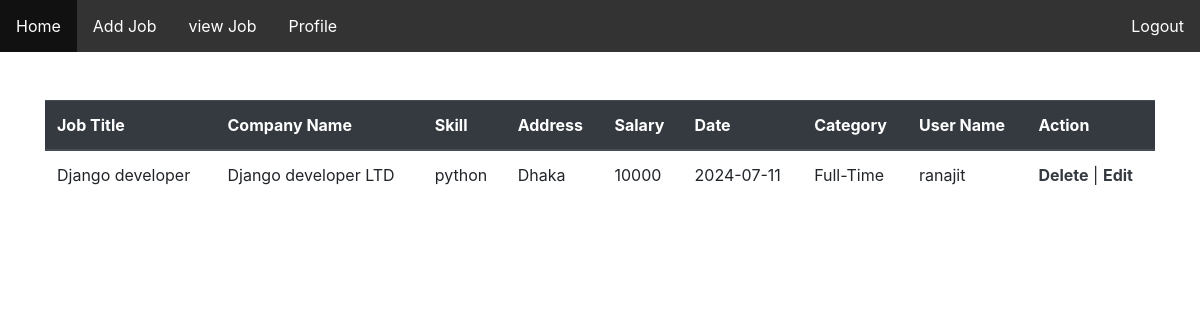
/view_job/ (signed in), run on the app's committed database.
### jobApp/models.py (models this page shows)
class add_job(models.Model):
    job_title=models.CharField(max_length=100, null=True)
    company_name=models.CharField(max_length=100, null=True)
    company_des=models.CharField(max_length=100, null=True)
    job_des=models.CharField(max_length=100, null=True)
    address=models.CharField(max_length=100, null=True)
    qualification=models.CharField(max_length=100, null=True)
    salary=models.CharField(max_length=100, null=True)
    date_line=models.CharField(max_length=100, null=True)
    designation=models.CharField(max_length=100, null=True)
    experience=models.CharField(max_length=100, null=True)
    skill=models.CharField(max_length=100, null=True)
    nop=models.CharField(max_length=100, null=True)
    category=models.CharField(max_length=100, null=True)
    created_by=models.ForeignKey(Custom_User, on_delete=models.CASCADE, null=True)

class Custom_User(AbstractUser):
    USER=[
        ('recruiter', 'Recruter'), ('jobseeker', 'JobSeeker')
    ]
    display_name=models.CharField(max_length=100, null=True)
    user_type=models.CharField(choices=USER, max_length=100, null=True)
    dob=models.CharField(max_length=100, null=True)
    blood=models.CharField(max_length=100, null=True)
    gender=models.CharField(max_length=100, null=True)
    image=models.ImageField(upload_to="static/media", null=True)

### jobApp/views.py (the view)
# urls.py: path('view_job/', view_job, name='view_job'),
@login_required
def view_job(request):
    get_job = add_job.objects.filter(created_by = request.user)
    return render(request, 'view_job.html', {'row' : get_job})

### jobApp/templates/view_job.html (shortened to what this page needs)
{% extends "base.html" %}
{% block content %}
<!DOCTYPE html>
<html lang="en">
<head>
    <link rel="stylesheet" href="https://stackpath.bootstrapcdn.com/bootstrap/4.5.2/css/bootstrap.min.css">
</head>
<body>
  <div class="container mt-5">
    <table class="table">
      <thead class="thead-dark">
        <tr>
          <th scope="col">Job Title</th>
          <th scope="col">Company Name</th>
          <th scope="col">Skill</th>
          <th scope="col">Address</th>
          <th scope="col">Salary</th>
          <th scope="col">Date</th>
          <th scope="col">Category</th>
          <th scope="col">User Name</th>
          <th scope="col">Action</th>
        </tr>
      </thead>
      <tbody>
        {% for i in row %}
                <tr>
                    <td>{{i.job_title}}</td>
                    <td>{{i.company_name}}</td>
                    <td>{{i.skill}}</td>
                    <td>{{i.address}}</td>
                    <td>{{i.salary}}</td>
                    <td>{{i.date_line}}</td>
                    <td>{{i.category}}</td>
                    <td>{{i.created_by}}</td>
                    <td><a class="text-dark font-weight-bold" href="{% url 'delete_data' i.id %}">Delete</a> | <a class="text-dark font-weight-bold" href="{% url 'editJob' i.id %}">Edit</a></td>
                </tr>
        {% endfor %}
      </tbody>
    </table>
  </div>
</body>
</html>
{% endblock content %}

### jobApp/templates/navbar.html (style rules this page uses)
body { background: #f2f2f2; font-family: 'Open Sans', sans-serif; }

### jobApp/templates/view_job.html (style rules this page uses)
a { text-decoration: none !important; color: #fff; }

### data on the page
add_job: job_title "Django developer", company_name "Django developer LTD", skill "python", address "Dhaka", salary "10000", date_line "2024-07-11", category "Full-Time", created_by "ranajit"
